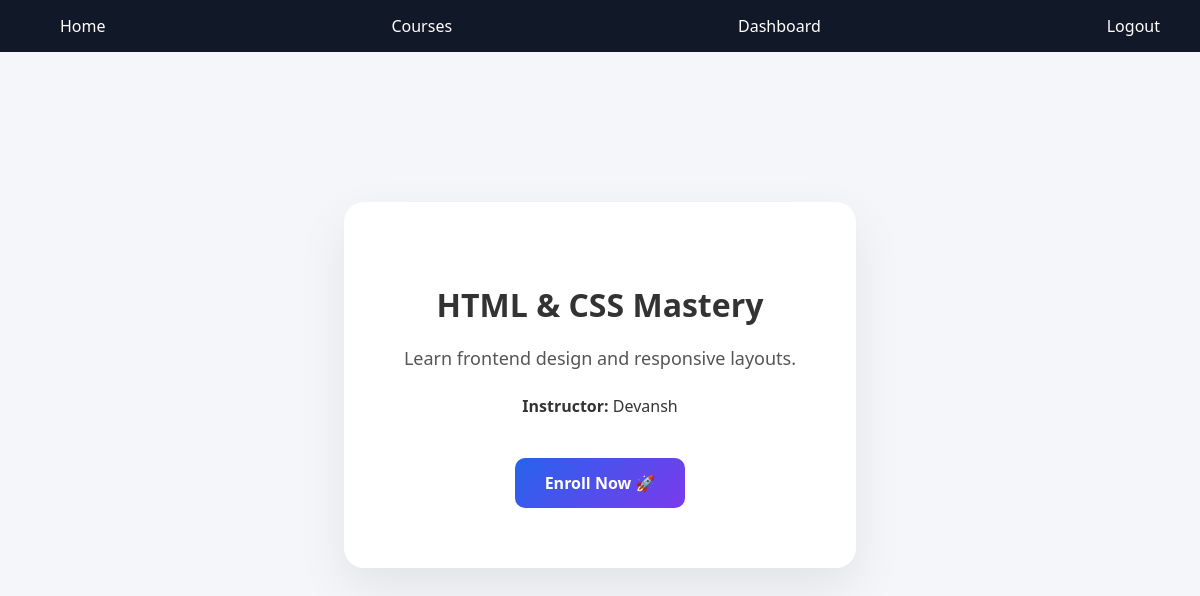
The app's page /course/3/ with its own data.
### courses/models.py (models this page shows, shortened)
class Course(models.Model):
    title = models.CharField(max_length=200)
    description = models.TextField()
    instructor = models.CharField(max_length=100)
    image = models.ImageField(upload_to='course_images/', null=True, blank=True)

### courses/views.py (the view)
# urls.py: path('course/<int:id>/', views.course_detail, name='course_detail'),
def course_detail(request, id):
    course = Course.objects.get(id=id)
    return render(request, "course_detail.html", {"course": course})

### elearning/templates/course_detail.html
{% extends "base.html" %}
{% block content %}
<div class="detail-container">
    <div class="course-detail-card">
        <h1>{{ course.title }}</h1>
        <p class="description">{{ course.description }}</p>
        <p><strong>Instructor:</strong> {{ course.instructor }}</p>
        <a href="/enroll/{{ course.id }}/" class="enroll-btn">
            Enroll Now 🚀
        </a>
    </div>
</div>
{% endblock %}

### static/css/style.css (style rules this page uses)
body { margin: 0; font-family: 'Segoe UI', sans-serif; background: #f4f6f9; color: #333; }
h1, h2 { margin-bottom: 20px; }
.course-detail-card { background: white; padding: 40px; border-radius: 20px; box-shadow: 0 20px 50px rgba(0,0,0,0.08); max-width: 800px; margin: 50px auto; }
.enroll-btn { display: inline-block; margin-top: 25px; padding: 14px 30px; background: linear-gradient(135deg, #2563eb, #7c3aed); color: white; text-decoration: none; border-radius: 10px; font-weight: bold; transition: 0.3s; }
.detail-container { display: flex; justify-content: center; margin-top: 100px; }
.course-detail-card { background: white; padding: 60px; border-radius: 20px; box-shadow: 0 20px 50px rgba(0,0,0,0.08); max-width: 700px; text-align: center; }
.course-detail-card h1 { margin-bottom: 20px; }
.course-detail-card .description { margin-bottom: 25px; font-size: 18px; color: #555; }
.enroll-btn { display: inline-block; padding: 14px 30px; background: linear-gradient(135deg, #2563eb, #7c3aed); color: white; text-decoration: none; border-radius: 10px; font-weight: bold; transition: 0.3s; }

### records on screen
Course: title "HTML & CSS Mastery", description "Learn frontend design and responsive layouts.", instructor "Devansh"
